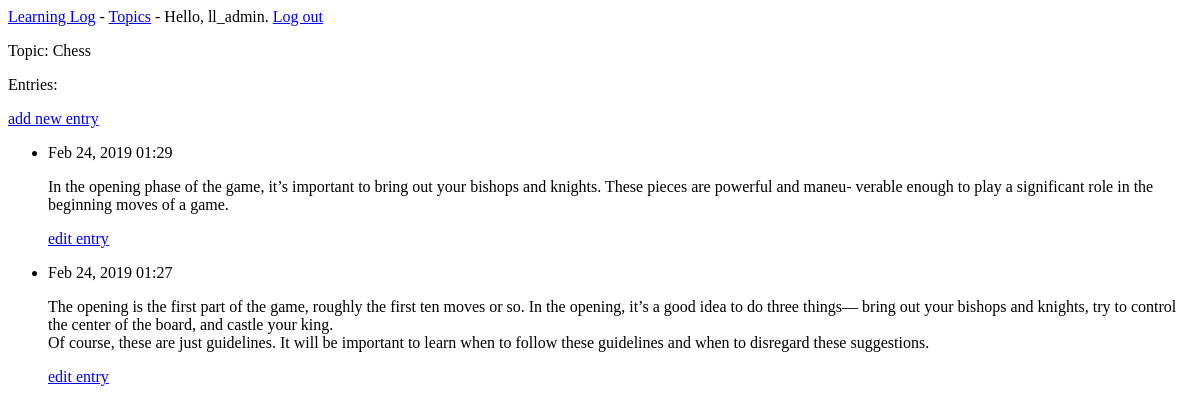
Before: /topics/1/ (signed in) with the older database file.
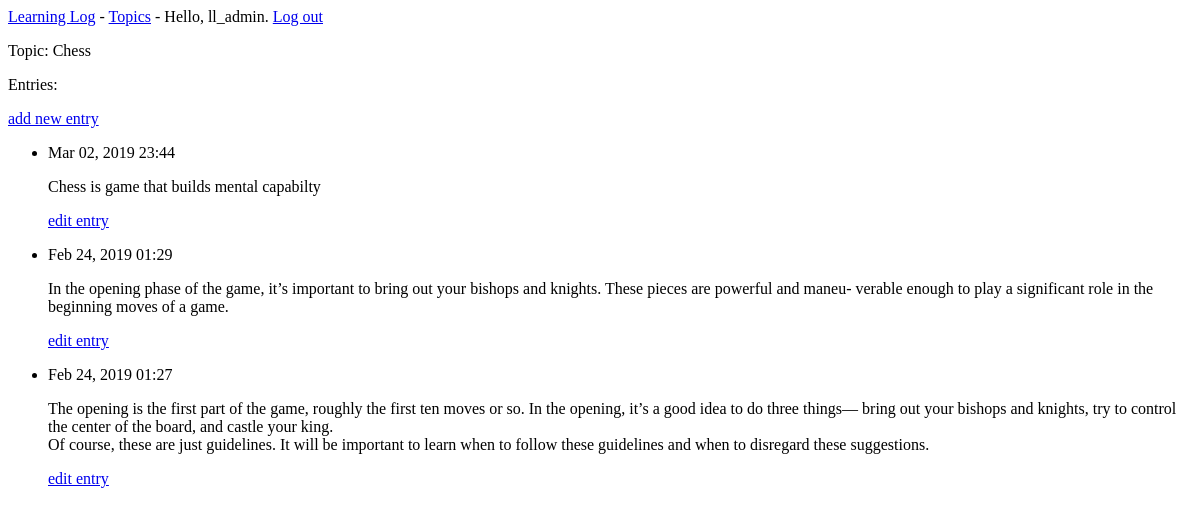
After: the same page with the newer database file.
### learning_logs/models.py (models this page shows, shortened)
class Topic(models.Model):
    text = models.CharField(max_length=200)
    date_added = models.DateTimeField(auto_now_add=True)
    owner = models.ForeignKey(User, on_delete=models.DO_NOTHING)
    def __str__(self):
        return self.text

class Entry(models.Model):
    topic = models.ForeignKey(Topic, on_delete=models.DO_NOTHING)
    text = models.TextField()
    date_added = models.DateTimeField(auto_now_add=True)
    class Meta:
        verbose_name_plural = 'entries'

### learning_logs/views.py (the view)
# urls.py: url(r'^topics/(?P<topic_id>\d+)/$', views.topic, name='topic'),
@login_required
def topic(request, topic_id):
    topic = Topic.objects.get(id=topic_id)
    check_topic_owner(topic, request)
    entries = topic.entry_set.order_by('-date_added') # sort by date_added in reverse due to the minus sign
    context = {'topic': topic, 'entries': entries}
    return render(request, 'learning_logs/topic.html', context)

### learning_logs/views.py (called while the page is built)
def check_topic_owner(topic, request):
    if topic.owner != request.user:
        raise Http404

### learning_logs/templates/learning_logs/topic.html
{% extends 'learning_logs/base.html' %}
{% block content %}
  <p>Topic: {{ topic }}</p>
  <p>Entries:</p>
  <p><a href="{% url 'learning_logs:new_entry' topic.id %}">add new entry</a></p>
  <ul>
    {% for entry in entries %}
      <li>
        <p>{{ entry.date_added|date:'M d, Y H:i' }}</p>
        <p>{{ entry.text|linebreaks }}</p>
          <p>
            <a href="{% url 'learning_logs:edit_entry' entry.id %}">edit entry</a>
          </p>
      </li>
    {% empty %}
      <li>
        There are no entries for this topic yet.
      </li>
    {% endfor %}
  </ul>
{% endblock %}

### learning_logs/templates/learning_logs/base.html
<p>
  <a href="{% url 'learning_logs:index' %}">Learning Log</a> -
  <a href="{% url 'learning_logs:topics' %}">Topics</a> -
  {% if user.is_authenticated %}
    Hello, {{ user.username }}.
    <a href="{% url 'users:logout' %}"> Log out</a>
  {% else %}
    <a href="{% url 'users:register' %}">Register</a> -
    <a href="{% url 'users:login' %}">Log in</a>
  {% endif %}
</p>
{% block content%}{% endblock %}

Changed rows visible on the page:
added Entry: date_added "Mar 02, 2019 23:44", text "Chess is game that builds mental capabilty"
